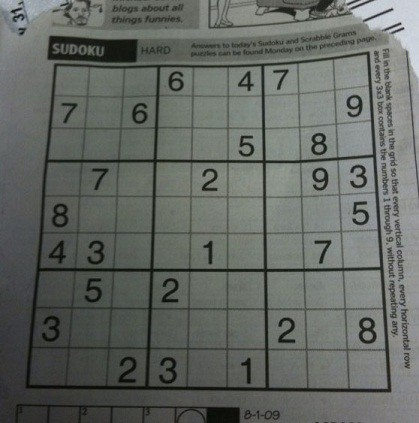
#> input picture resources/sudoku.jpg, 419 x 423 px
$ python P_18_imggradient.py
#> lines starting #> are read from the running program, lines starting #| are printed output that depends on the picture
import numpy as np
import cv2 as cv
from matplotlib import pyplot as plt

##########
# Image Gradient or Edge Detection
# --------------------------------
#
# OpenCV provides three types of gradient filters or High-pass filters, Sobel, Scharr
# and Laplacian.
#
# 1. Sobel and Scharr Derivatives
# -------------------------------
# Sobel operators is a joint Gausssian smoothing plus differentiation operation, so it is more
# resistant to noise. You can specify the direction of derivatives to be taken, vertical or horizontal
# (by the arguments, yorder and xorder respectively). You can also specify the size of kernel by the argument ksize.
# If ksize = -1, a 3x3 Scharr filter is used which gives better results than 3x3 Sobel filter.
#
#
# 2. Laplacian Derivatives
# ------------------------
# It calculates the Laplacian of the image given by the relation,
#           Δsrc= ∂2src/∂x2 + ∂2src/∂y2
# where each derivative is found using Sobel derivatives.
# If ksize = 1, then following kernel is used for filtering:
#
#                 __     __
#                |         |
#                | 0  1  0 |
#       kernel = | 1 -4  1 |
#                | 0  1  0 |
#                |__     __|
#

img = cv.imread("../resources/sudoku.jpg")
#> img is the input picture: shape (423, 419, 3); mean B, G, R 98.9, 103.6, 99.4

img = cv.cvtColor( img, cv.COLOR_BGR2GRAY )
#> img: shape (423, 419)
img = cv.GaussianBlur( img, (5,5), 0 )
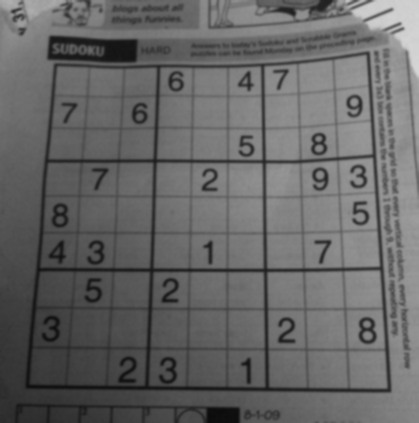
#> img: shape (423, 419); min 11, max 214, mean 101.8

#th = cv.adaptiveThreshold( img, 255, cv.ADAPTIVE_THRESH_MEAN_C, cv.THRESH_BINARY, 11, 2 )
#
#kernel = np.ones( (5,5), np.uint8 )
#opening = cv.morphologyEx( th, cv.MORPH_OPEN, kernel )

laplacian = cv.Laplacian( img, cv.CV_64F )
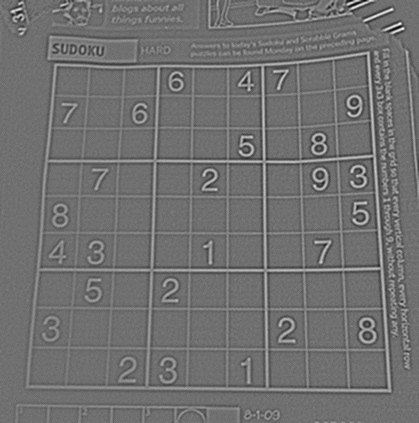
#> laplacian: shape (423, 419) float64; min -49, max 62, mean 0; drawn with min black and max white
sobelx = cv.Sobel( img, cv.CV_64F, 1, 0, ksize = 5 )
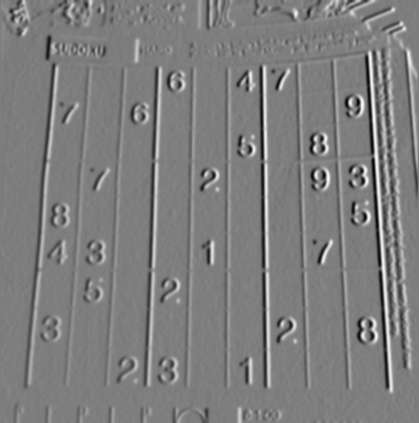
#> sobelx: shape (423, 419) float64; min -3645, max 3749, mean 21.2; drawn with min black and max white
sobely = cv.Sobel( img, cv.CV_64F, 0, 1, ksize = 5 )
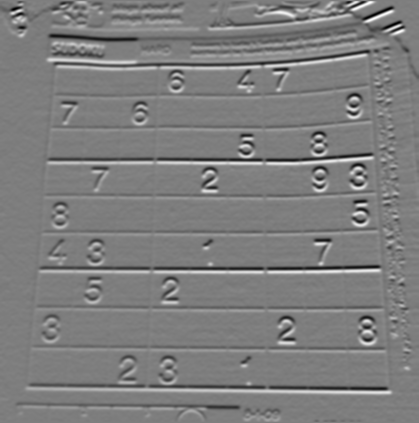
#> sobely: shape (423, 419) float64; min -3900, max 3945, mean -16.3; drawn with min black and max white

plt.subplot(2,2,1),plt.imshow(img,cmap = 'gray')
plt.title('Original'), plt.xticks([]), plt.yticks([])
plt.subplot(2,2,2),plt.imshow(laplacian, cmap = 'gray')
plt.title('Laplacian'), plt.xticks([]), plt.yticks([])
plt.subplot(2,2,3),plt.imshow(sobelx,cmap = 'gray')
plt.title('Sobel X'), plt.xticks([]), plt.yticks([])
plt.subplot(2,2,4),plt.imshow(sobely,cmap = 'gray')
plt.title('Sobel Y'), plt.xticks([]), plt.yticks([])
plt.show()
